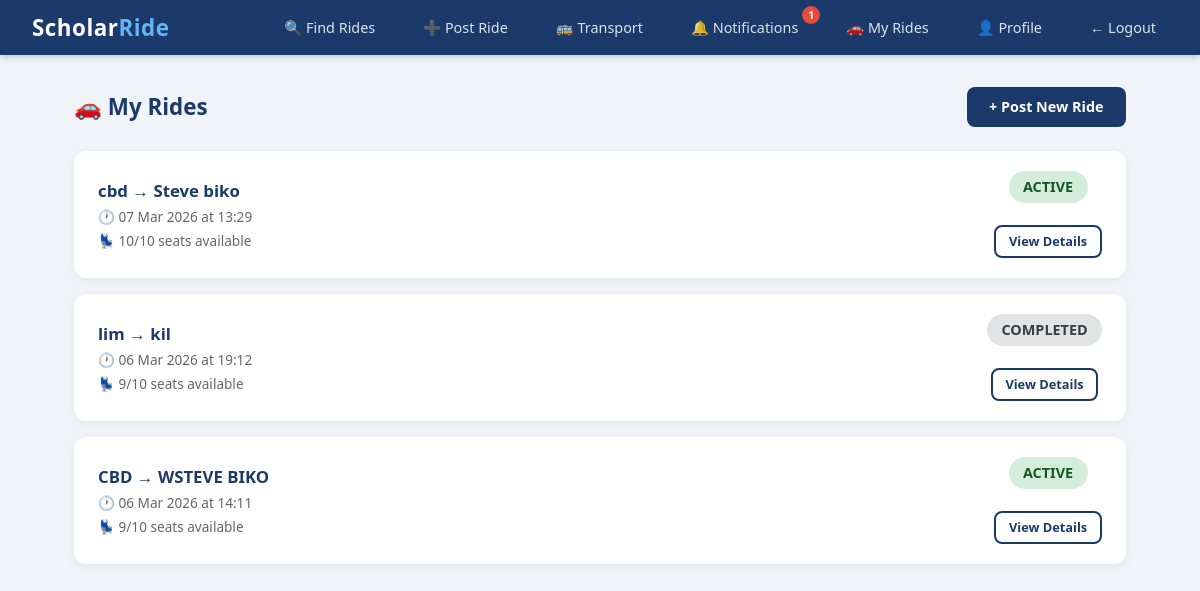
/rides/my (signed in), run on an earlier commit of the app's database.
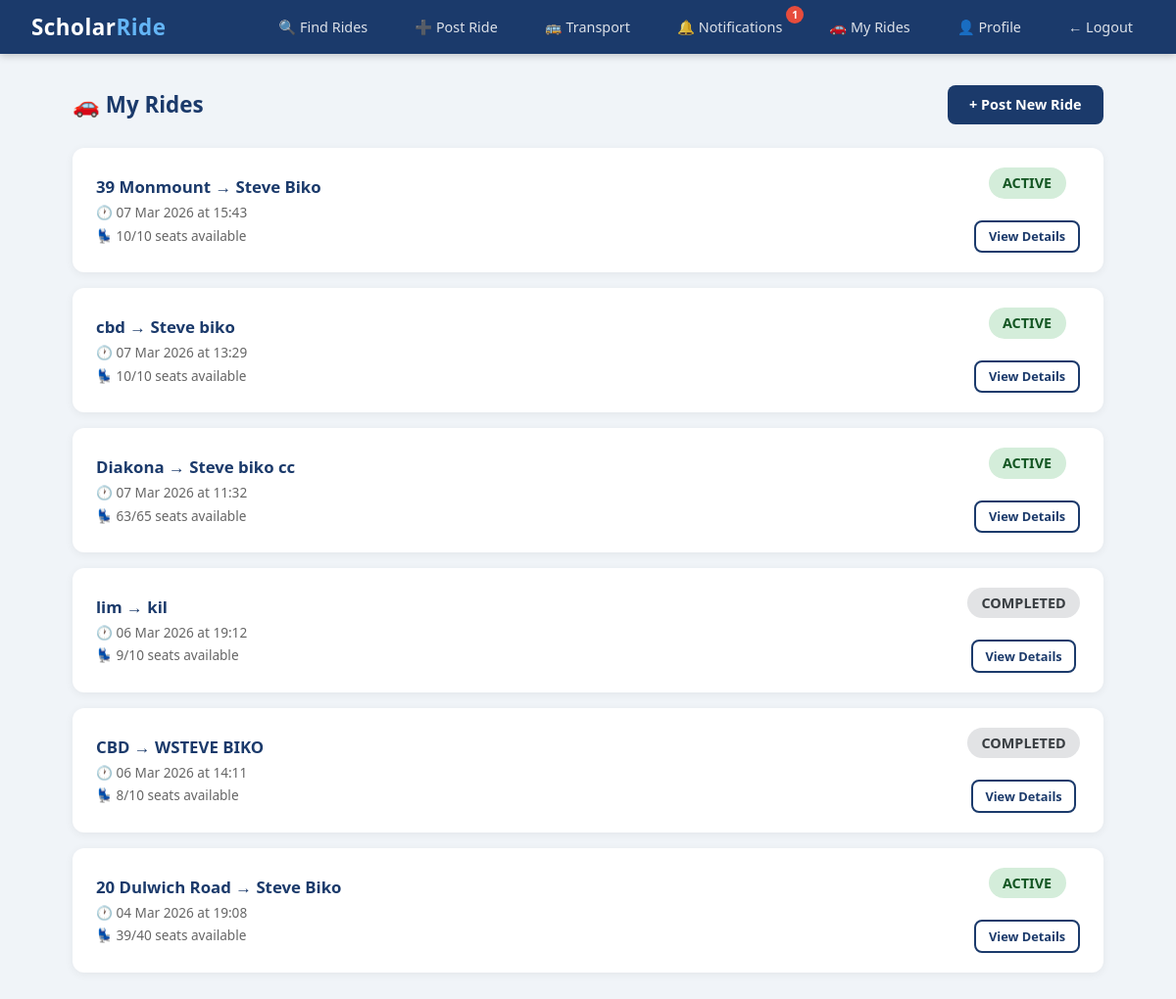
And on a later commit of the database.
### scholar_ride/models.py (models this page shows)
class Ride(db.Model):
    id = db.Column(db.Integer, primary_key=True)
    driver_id = db.Column(db.Integer, db.ForeignKey('user.id'), nullable=False)
    origin = db.Column(db.String(200), nullable=False)
    destination = db.Column(db.String(200), nullable=False)
    departure_time = db.Column(db.DateTime, nullable=False)
    available_seats = db.Column(db.Integer, nullable=False)
    total_seats = db.Column(db.Integer, nullable=False)
    status = db.Column(db.String(20), default='active')
    created_at = db.Column(db.DateTime, default=datetime.utcnow)
    bookings = db.relationship('Booking', backref='ride', lazy=True)

### scholar_ride/routes/rides.py (the view)
@rides.route('/rides/my')
@login_required
def my_rides():
    all_rides = Ride.query.filter_by(
        driver_id=current_user.id
    ).order_by(Ride.departure_time.desc()).all()
    return render_template('rides/my_rides.html', rides=all_rides)

### scholar_ride/models.py (called while the page is built)
@login_manager.user_loader
def load_user(user_id):
    return User.query.get(int(user_id))

### scholar_ride/templates/rides/my_rides.html
{% extends "base.html" %}
{% block content %}
<div class="page-header d-flex justify-between align-center">
    <h4>🚗 My Rides</h4>
    <a href="/rides/post" class="btn btn-primary">+ Post New Ride</a>
</div>
{% if rides %}
    {% for ride in rides %}
    <div class="ride-card">
        <div>
            <div class="ride-route">
                {{ ride.origin }} → {{ ride.destination }}
            </div>
            <div class="ride-meta">
                🕐 {{ ride.departure_time.strftime('%d %b %Y at %H:%M') }}
            </div>
            <div class="ride-meta">
                💺 {{ ride.available_seats }}/{{ ride.total_seats }} seats available
            </div>
        </div>
        <div class="text-center">
            <span class="badge
                {% if ride.status == 'active' %}badge-success
                {% elif ride.status == 'cancelled' %}badge-danger
                {% elif ride.status == 'delayed' %}badge-warning
                {% elif ride.status == 'completed' %}badge-secondary
                {% elif ride.status == 'breakdown' %}badge-danger
                {% else %}badge-info{% endif %}"
                style="font-size:0.9rem; padding:0.4rem 0.9rem;">
                {{ ride.status | upper }}
            </span>
            <br><br>
            <a href="/rides/{{ ride.id }}" class="btn btn-outline btn-sm">
                View Details
            </a>
        </div>
    </div>
    {% endfor %}
{% else %}
    <div class="empty-state">
        <div class="empty-icon">🚗</div>
        <p>You have not posted any rides yet.</p>
        <a href="/rides/post" class="btn btn-primary">Post a Ride</a>
    </div>
{% endif %}
{% endblock %}

### scholar_ride/templates/base.html (shortened to what this page needs)
<!DOCTYPE html>
<html lang="en">
<head>
</head>
<body>
    <nav class="navbar">
        <a class="navbar-brand" href="/rides">Scholar<span>Ride</span></a>
        <ul class="nav-links" id="navLinks">
            {% if current_user and current_user.is_authenticated %}
                <li><a href="/rides">🔍 Find Rides</a></li>
                {% if current_user.role in ['driver', 'staff'] %}
                <li><a href="/rides/post">➕ Post Ride</a></li>
                {% endif %}
                <li><a href="/transport">🚌 Transport</a></li>
                <li>
                    <a href="/notifications" style="position:relative;">
                        🔔 Notifications
                        {% if unread_count > 0 %}
                        <span style="
                            position:absolute;
                            top:-6px;
                            right:-10px;
                            background:#e74c3c;
                            color:white;
                            border-radius:50%;
                            font-size:0.65rem;
                            font-weight:700;
                            width:18px;
                            height:18px;
                            display:flex;
                            align-items:center;
                            justify-content:center;">
                            {{ unread_count }}
                        </span>
                        {% endif %}
                    </a>
                </li>
                {% if current_user.role in ['driver', 'staff'] %}
                <li><a href="/rides/my">🚗 My Rides</a></li>
                {% endif %}
                <li><a href="/profile">👤 Profile</a></li>
                <li><a href="/logout">← Logout</a></li>
            {% else %}
                <li><a href="/login">Login</a></li>
                <li><a href="/register">Register</a></li>
            {% endif %}
        </ul>
    </nav>
    <div class="container">
        {% block content %}{% endblock %}
    </div>
</body>
</html>

### scholar_ride/templates/base.html (style rules this page uses)
*, *::before, *::after { box-sizing: border-box; margin: 0; padding: 0; }
body { font-family: 'Segoe UI', Tahoma, Geneva, Verdana, sans-serif; background: #f0f4f8; color: #222; }
.navbar { background: #1B3A6B; padding: 0.75rem 2rem; display: flex; align-items: center; justify-content: space-between; box-shadow: 0 2px 8px rgba(0,0,0,0.2); position: relative; }
.navbar-brand { color: white; font-size: 1.4rem; font-weight: 700; text-decoration: none; letter-spacing: 0.5px; }
.navbar-brand span { color: #64B5F6; }
.nav-links { display: flex; gap: 1.5rem; list-style: none; align-items: center; }
.nav-links a { color: rgba(255,255,255,0.85); text-decoration: none; font-size: 0.9rem; padding: 0.4rem 0.75rem; border-radius: 6px; transition: background 0.2s, color 0.2s; }
.container { max-width: 1100px; margin: 0 auto; padding: 2rem 1.5rem; }
.btn { display: inline-block; padding: 0.65rem 1.4rem; border-radius: 8px; font-size: 0.9rem; font-weight: 600; cursor: pointer; border: none; text-decoration: none; text-align: center; transition: all 0.2s; }
.btn-primary { background: #1B3A6B; color: white; }
.btn-outline { background: transparent; color: #1B3A6B; border: 2px solid #1B3A6B; }
.btn-sm { padding: 0.35rem 0.8rem; font-size: 0.8rem; }
.badge { display: inline-block; padding: 0.25rem 0.6rem; border-radius: 20px; font-size: 0.75rem; font-weight: 700; }
.badge-success { background: #d4edda; color: #155724; }
.badge-secondary { background: #e2e3e5; color: #383d41; }
.ride-card { background: white; border-radius: 12px; padding: 1.25rem 1.5rem; box-shadow: 0 2px 10px rgba(0,0,0,0.06); margin-bottom: 1rem; display: flex; justify-content: space-between; align-items: center; }
.ride-route { font-size: 1.05rem; font-weight: 700; color: #1B3A6B; }
.ride-meta { color: #666; font-size: 0.85rem; margin-top: 0.3rem; }
.text-center { text-align: center; }
.d-flex { display: flex; }
.justify-between { justify-content: space-between; }
.align-center { align-items: center; }
.page-header { margin-bottom: 1.5rem; }
.page-header h4 { color: #1B3A6B; font-size: 1.4rem; font-weight: 700; }

What changed in the data, as far as the page shows it:
added Ride: origin "39 Monmount", destination "Steve Biko", departure_time "07 Mar 2026 at 15:43", available_seats "10", total_seats "10", status "ACTIVE"
added Ride: origin "Diakona", destination "Steve biko cc", departure_time "07 Mar 2026 at 11:32", available_seats "63", total_seats "65", status "ACTIVE"
changed Ride "CBD": available_seats "9" → "8"; status "ACTIVE" → "COMPLETED"
added Ride: origin "20 Dulwich Road", destination "Steve Biko", departure_time "04 Mar 2026 at 19:08", available_seats "39", total_seats "40", status "ACTIVE"
